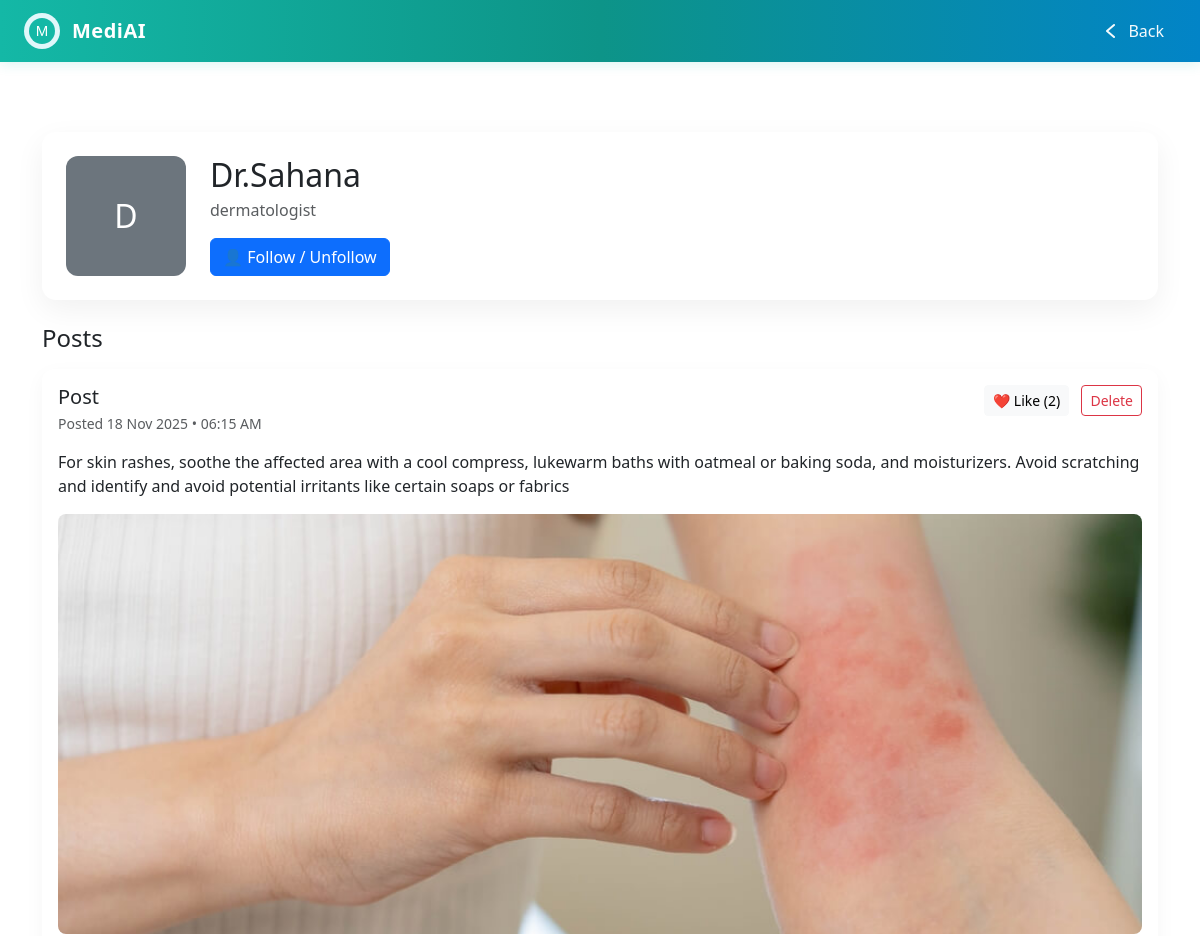
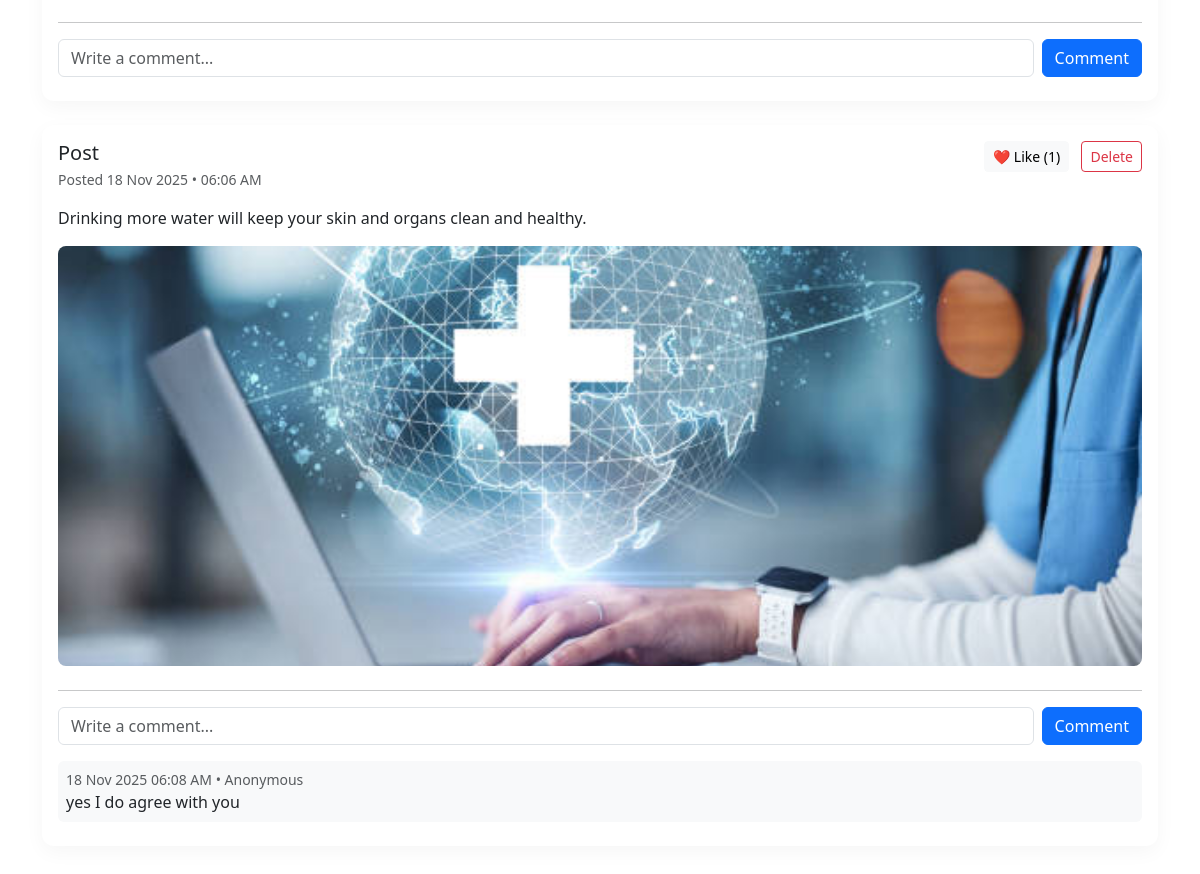
/consultant/2, run on the app's committed database (2 pictures, top to bottom).
### models.py (models this page shows)
class Consultant(Base):
    __tablename__ = "consultants"
    id = Column(Integer, primary_key=True, index=True)
    name = Column(String, nullable=False)
    email = Column(String, nullable=False)
    specialization = Column(String, nullable=False)
    bio = Column(Text, nullable=True)
    media_path = Column(String, nullable=True)
    media_type = Column(String, nullable=True)
    posts = relationship("ConsultantPost", back_populates="consultant", cascade="all, delete")
    likes = relationship("Like", back_populates="consultant", cascade="all, delete")
    comments = relationship("Comment", back_populates="consultant", cascade="all, delete")
    followers = relationship("Follower", back_populates="consultant", cascade="all, delete")

class ConsultantPost(Base):
    __tablename__ = "consultant_posts"
    id = Column(Integer, primary_key=True, index=True)
    consultant_id = Column(Integer, ForeignKey("consultants.id"))
    title = Column(String, nullable=True)
    content = Column(Text, nullable=True)
    media_path = Column(String, nullable=True)
    media_type = Column(String, nullable=True)
    timestamp = Column(DateTime, default=datetime.utcnow)
    consultant = relationship("Consultant", back_populates="posts")
    likes = relationship("Like", back_populates="post", cascade="all, delete")
    comments = relationship("Comment", back_populates="post", cascade="all, delete")

class Comment(Base):
    __tablename__ = "comments"
    id = Column(Integer, primary_key=True, index=True)
    user_id = Column(Integer, ForeignKey("users.id"))
    consultant_id = Column(Integer, ForeignKey("consultants.id"))
    post_id = Column(Integer, ForeignKey("consultant_posts.id"))
    comment_text = Column(Text, nullable=False)
    timestamp = Column(DateTime, default=datetime.utcnow)
    user = relationship("User", back_populates="comments")
    consultant = relationship("Consultant", back_populates="comments")
    post = relationship("ConsultantPost", back_populates="comments")

### app.py (the view)
@app.get("/consultant/{consultant_id}", response_class=HTMLResponse)
def consultant_profile(request: Request, consultant_id: int, db: Session = Depends(get_db)):
    c = db.query(Consultant).get(consultant_id)
    if not c:
        raise HTTPException(status_code=404, detail="Consultant not found")
    posts = db.query(ConsultantPost).filter_by(consultant_id=consultant_id).order_by(ConsultantPost.timestamp.desc()).all()
    for p in posts:
        p.likes_count = db.query(Like).filter(Like.post_id == p.id).count()
        p.comments = db.query(Comment).filter(Comment.post_id == p.id).order_by(Comment.timestamp.asc()).all()
    profile_pic = media_url_for(c.media_path) if c.media_path else None
    user_email = request.session.get("user_email") or request.session.get("user")
    user = None
    if user_email:
        user = get_current_user(db, user_email)
    return templates.TemplateResponse("consultant_profile.html", {"request": request, "consultant": c, "posts": posts, "profile_pic": profile_pic, "user": user})

### templates/consultant_profile.html (shortened to what this page needs)
{% extends "base.html" %}
{% block body %}
<link href="https://cdn.jsdelivr.net/npm/bootstrap@5.3.2/dist/css/bootstrap.min.css" rel="stylesheet">
<nav class="medi-navbar">
  <div class="nav-left">
    <span class="logo-circle">
      <svg width="28" height="28" viewBox="0 0 28 28">
        <circle cx="14" cy="14" r="13" fill="#14b8a6"/>
        <text x="14" y="19" text-anchor="middle" font-size="15" fill="#fff" font-family="Poppins,Arial">M</text>
      </svg>
    </span>
    <span class="nav-title">MediAI</span>
  </div>
  <div class="nav-links">
    <a href="/consultants" title="Back">
      <svg width="22" height="22" fill="none" viewBox="0 0 22 22">
        <path d="M15 5l-7 6 7 6" stroke="#fff" stroke-width="2" stroke-linecap="round" stroke-linejoin="round"/>
      </svg>
      <span style="margin-left:7px;">Back</span>
    </a>
  </div>
</nav>
<div class="js-navbar-spacer"></div>
<div class="container py-5">
  <div class="profile-hero bg-white p-4 mb-4 d-flex align-items-center gap-4" style="margin-top:0;">
    {% if profile_pic %}
      <img src="/{{ profile_pic }}" class="profile-pic" alt="profile">
    {% else %}
      <div class="profile-pic bg-secondary d-flex align-items-center justify-content-center text-white fs-2">{{ consultant.name[0] }}</div>
    {% endif %}
    <div>
      <h2 class="mb-1">{{ consultant.name }}</h2>
      <div class="text-muted">{{ consultant.specialization }}</div>
      <form action="/consultant/{{ consultant.id }}/follow" method="post">
        <button class="btn btn-primary">👤 Follow / Unfollow</button>
      </form>
    </div>
  </div>
  <h4 class="mb-3">Posts</h4>
  {% if posts %}
    <div class="row g-4">
      {% for post in posts %}
      <div class="col-12">
        <div class="post-card bg-white p-3">
          <div class="d-flex justify-content-between">
            <div>
              <h5 class="mb-1">{{ post.title if post.title else 'Post' }}</h5>
              <div class="text-muted small">Posted {{ post.timestamp.strftime("%d %b %Y • %I:%M %p") }}</div>
            </div>
            <div class="text-end">
              <form action="/post/{{ post.id }}/like" method="post" class="d-inline">
                <button class="btn btn-light btn-sm">❤️ Like ({{ post.likes_count if post.likes_count is defined else 0 }})</button>
              </form>
              <form action="/delete_post" method="post" class="d-inline ms-2">
                <button class="btn btn-outline-danger btn-sm">Delete</button>
              </form>
            </div>
          </div>
          <div class="mt-3">
            <p>{{ post.content }}</p>
            {% set media = post.media_path if post.media_path else (post.image_url if post.image_url is defined else None) %}
            {% if media %}
              {% if media.endswith('.mp4') or media.endswith('.mov') or media.endswith('.webm') %}
                <video class="post-media mb-2" controls>
                  <source src="/static/uploads/{{ media }}">
                </video>
              {% else %}
                <img src="/static/uploads/{{ media }}" class="post-media mb-2">
              {% endif %}
            {% endif %}
          </div>
          <hr>
          <div class="mb-2">
            <form action="/post/{{ post.id }}/comment" method="post" class="d-flex gap-2">
              <input name="comment_text" class="form-control" placeholder="Write a comment..." required>
              <button class="btn btn-primary">Comment</button>
            </form>
          </div>
          {% if post.comments %}
            <div class="mt-3">
              {% for c in post.comments %}
                <div class="mb-2 p-2 bg-light rounded">
                  <div class="small text-muted">{{ c.timestamp.strftime("%d %b %Y %I:%M %p") }} • {{ 'User '+(c.user_id | string) if c.user_id else 'Anonymous' }}</div>
                  <div>{{ c.comment_text }}</div>
                </div>
              {% endfor %}
            </div>
          {% endif %}
        </div>
      </div>
      {% endfor %}
    </div>
  {% else %}
    <div class="alert alert-light">No posts yet.</div>
  {% endif %}
</div>
{% endblock %}

### templates/base.html (shortened to what this page needs)
<!doctype html>
<html>
<head>
  <link href="/static/css/style.css" rel="stylesheet">
</head>
<body>
  {% block body %}{% endblock %}
</body>
</html>

### static/css/style.css (style rules this page uses)
* { box-sizing: border-box; }
body { margin:0; font-family: Inter, ui-sans-serif, system-ui, -apple-system, "Segoe UI", Roboto, "Helvetica Neue", Arial; background:#f3f6fb; color:#0b1724; }
input, textarea { width:100%; padding:10px 12px; margin:8px 0; border-radius:8px; border:1px solid #e6e9ef; }
button { display:inline-block; padding:10px 14px; border-radius:8px; border:none; background:#6d28d9; color:white; cursor:pointer; }
.small { font-size:13px; color:#374151; }

### templates/consultant_profile.html (style rules this page uses)
.profile-hero { border-radius: 14px; box-shadow: 0 10px 30px rgba(2,6,23,0.06); }
.profile-pic { width:120px; height:120px; object-fit:cover; border-radius:12px; }
.post-card { border-radius:12px; box-shadow: 0 6px 20px rgba(2,6,23,0.04); overflow:hidden; }
.post-media { width:100%; max-height:420px; object-fit:cover; border-radius:8px; }
nav.medi-navbar { background: linear-gradient(90deg, #14b8a6 0%, #0d9488 50%, #0284c7 100%); color: white; padding: 13px 24px; display: flex; justify-content: space-between; align-items: center; position: fixed; top: 0; left: 0; width: 100%; z-index: 1100; box-shadow: 0 2px 12px rgba(20,184,166,0.16); }
.medi-navbar .nav-left { display: flex; align-items: center; gap: 9px; }
.medi-navbar .logo-circle { width:36px; height:36px; display:flex; align-items:center; justify-content:center; background: #e0f7fa; border-radius:50%; }
.medi-navbar .nav-title { font-size: 20px; font-weight: 600; letter-spacing: 0.5px; margin-left: 3px; }
.medi-navbar .nav-links { display: flex; align-items: center; gap: 20px; }
.medi-navbar .nav-links a { display: flex; align-items: center; text-decoration: none; font-weight: 500; color: white; opacity: 0.96; transition: opacity 0.2s, background 0.2s; padding: 5px 12px; border-radius: 8px; }
.js-navbar-spacer { height: 60px; }

### data on the page
Consultant: name "D", name "Dr.Sahana", specialization "dermatologist"
ConsultantPost: title "Post", timestamp "18 Nov 2025 • 06:15 AM", consultant "2", content "For skin rashes, soothe the affected area with a cool compress, lukewarm baths with oatmeal or baking soda, and moisturizers. Avoid scratching and identify and avoid potential irritants like certain soaps or fabrics", media_path (picture)
ConsultantPost: title "Post", timestamp "18 Nov 2025 • 06:06 AM", likes_count "1", content "Drinking more water will keep your skin and organs clean and healthy.", media_path (picture)
Comment: timestamp "18 Nov 2025 06:08 AM", user_id "Anonymous", comment_text "yes I do agree with you"
